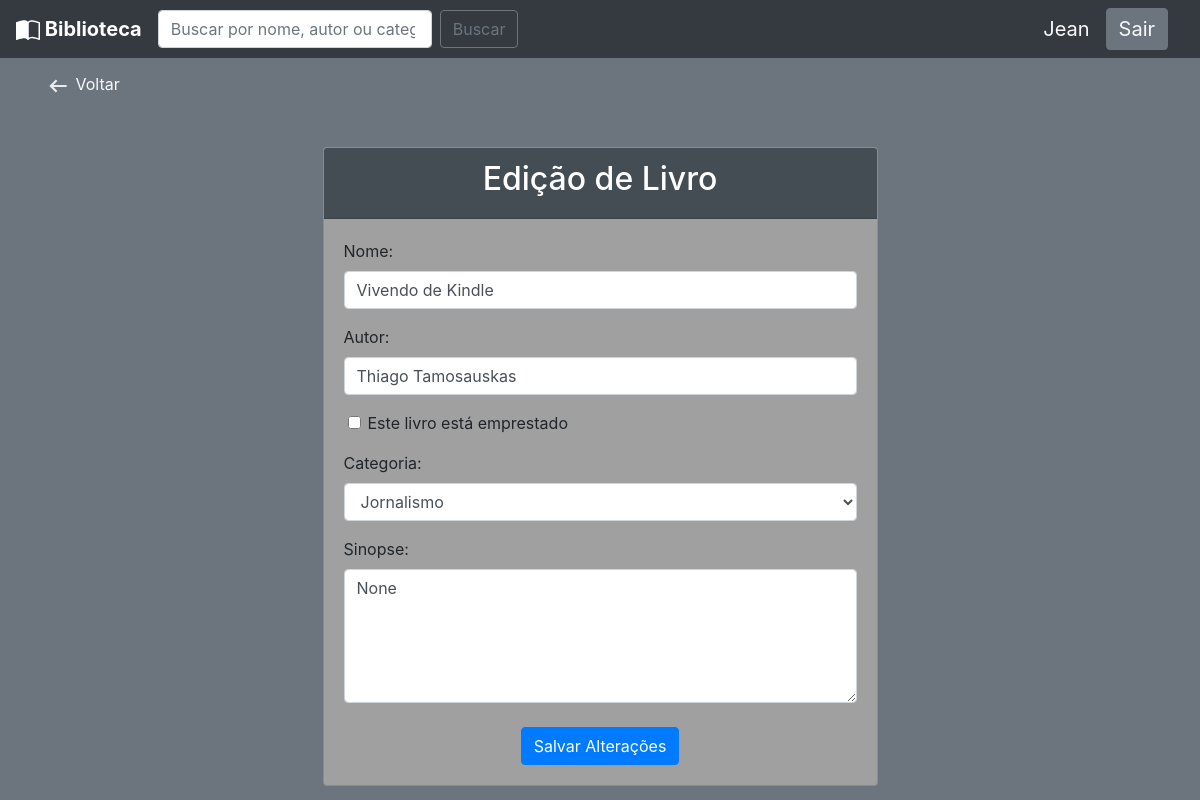
Page /livro/editar_livro/11/ (signed in) on the committed database.
### usuarios/models.py (models this page shows, shortened)
class Usuario(models.Model):
  nome = models.CharField(max_length = 30)
  email = models.EmailField()
  senha = models.CharField(max_length = 64)

### livro/models.py (models this page shows, shortened)
class Livros(models.Model):
    nome = models.CharField(max_length = 100)
    autor = models.CharField(max_length = 30)
    co_autor = models.CharField(max_length = 30, blank = True, null = True)
    img_capa = models.ImageField(blank = True, null = True)
    sinopse = models.TextField(blank = True, null = True)
    data_cadastro = models.DateField(default = date.today)
    emprestado = models.BooleanField(default = False)
    nome_emprestado = models.CharField(max_length = 30, blank = True, null = True)
    data_emprestado = models.DateTimeField(blank = True, null = True)
    data_devolucao = models.DateTimeField(blank = True, null = True)
    tempo_duracao = models.DateField(blank = True, null = True)
    categoria = models.ForeignKey(Categoria, on_delete=models.DO_NOTHING)
    usuario = models.ForeignKey(Usuario, on_delete=models.DO_NOTHING)
    class Meta:
        verbose_name = 'Livro'

class Categoria(models.Model):
    nome = models.CharField(max_length = 30)
    descricao = models.TextField(blank = True, null = True)

### livro/views.py (the view, shortened to what this page needs)
# urls.py: path('editar_livro/<int:id>/', views.editar_livro, name='editar_livro'),
def editar_livro(request, id):
    livro = get_object_or_404(Livros, id=id)
    if request.session.get('usuario') == livro.usuario.id:
        categorias = Categoria.objects.all()
        return render(request, 'editar_livro.html', {'livro': livro, 'categorias': categorias})
    else:
        return HttpResponse('Você não tem permissão para editar este livro')

### livro/context_processors.py (called while the page is built)
def usuario_autenticado(request):
    return {
        'user_authenticated': 'usuario' in request.session
    }

### livro/templates/editar_livro.html (shortened to what this page needs)
{% extends 'base.html' %}
{% block 'conteudo' %}
<br>
<br>
<br>
<div class="container">
    <a href="{% url 'home' %}" class="text-light";">
        <svg xmlns="http://www.w3.org/2000/svg" height="26px" viewBox="0 -960 960 960" width="26px" fill="#e8eaed">
          <path d="M400-240 160-480l240-240 56 58-142 142h486v80H314l142 142-56 58Z"/>
        </svg>
        Voltar
        </a>
    </div>
<div class="container mt-5 d-flex justify-content-center">
    <div class="card" style="width: 50%; background-color: #a0a0a0;">
        <div class="card-header text-center" style="background-color: #434d53; color: white;">
            <h2>Edição de Livro</h2>
        </div>
        <div class="card-body">
            <form method="POST">
                <div class="form-group">
                    <label for="nome">Nome:</label>
                    <input type="text" name="nome" class="form-control" value="{{ livro.nome }}" required>
                </div>
                <div class="form-group">
                    <label for="autor">Autor:</label>
                    <input type="text" name="autor" class="form-control" value="{{ livro.autor }}" required>
                </div>
                <div class="form-group ml-4">
                    <input type="checkbox" name="emprestado" class="form-check-input"
                           {% if livro.emprestado %}checked{% endif %}>
                    <label class="form-check-label" for="emprestado">Este livro está emprestado</label>
                </div>
                <div class="form-group">
                    <label for="categoria">Categoria:</label>
                    <select name="categoria" class="form-control" required>
                        {% for categoria in categorias %}
                        <option value="{{ categoria.id }}" {% if categoria.id == livro.categoria.id %}selected{% endif %}>{{ categoria.nome }}</option>
                        {% endfor %}
                    </select>
                </div>
                <div class="form-group">
                    <label for="sinopse">Sinopse:</label>
                    <textarea name="sinopse" class="form-control" rows="5">{{ livro.sinopse }}</textarea>
                </div>
                <div class="text-center mt-4">
                    <button type="submit" class="btn btn-primary">Salvar Alterações</button>
                </div>
            </form>
        </div>
    </div>
</div>
{% endblock %}

### templates/base.html (shortened to what this page needs)
<!DOCTYPE html>
<html lang="pt-br">
  <head>
    <link rel="stylesheet" href="https://stackpath.bootstrapcdn.com/bootstrap/4.1.3/css/bootstrap.min.css">
  </head>
  <body class="color bg-secondary">
    <nav class="navbar navbar-dark bg-dark fixed-top">
      <a class="navbar-brand font-weight-bold" href="{% url 'home' %}">
        Biblioteca
      </a>
      {% if user_authenticated %}
      <form method="GET" action="{% url 'home' %}" class="form-inline my-2 my-lg-0">
        <input class="form-control mr-sm-2" type="search" placeholder="Buscar por nome, autor ou categoria" aria-label="Search" name="query">
        <button class="btn btn-outline-secondary my-2 my-sm-0" type="submit">Buscar</button>
      </form>
      <div class="ml-auto d-flex align-items-center">
        <p class="navbar-brand mb-0 text-light">{{ request.session.username }}</p>
        <a href="{% url 'sair' %}" class="navbar-brand mb-0 btn btn-secondary text-light">Sair</a>
      </div>
      {% endif %}
    </nav>
    {% block 'conteudo' %} {% endblock %}
  </body>
</html>

### rows in the picture
Usuario: session.username "Jean"
Livros: nome "Vivendo de Kindle", autor "Thiago Tamosauskas", categoria "Jornalismo", sinopse "None"
